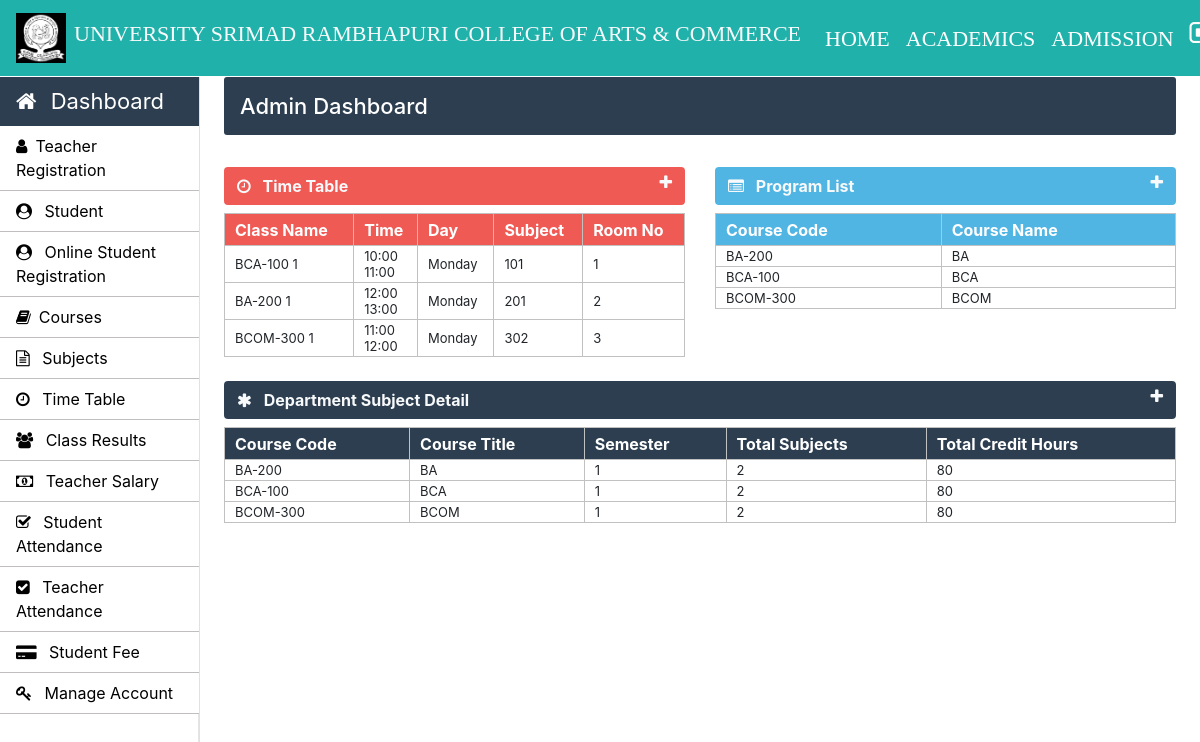
The page /admin/admin-index.php (signed in) on the database its author committed.
### tables this page shows
CREATE TABLE `time_table` (
  `id` int(11) NOT NULL,
  `course_code` varchar(10) NOT NULL,
  `semester` int(11) NOT NULL,
  `timing_from` varchar(10) NOT NULL,
  `timing_to` varchar(10) NOT NULL,
  `day` varchar(20) NOT NULL,
  `subject_code` varchar(20) NOT NULL,
  `room_no` int(11) NOT NULL
);

CREATE TABLE `weekdays` (
  `day_id` int(11) NOT NULL,
  `day_name` varchar(15) NOT NULL
);

CREATE TABLE `courses` (
  `course_code` varchar(10) NOT NULL,
  `course_name` varchar(50) NOT NULL,
  `semester_or_year` varchar(10) NOT NULL,
  `no_of_year` int(10) NOT NULL
);

### Admin/admin-index.php (the view, shortened to what this page needs)
	<?php
		require_once "../connection/connection.php";
	?>
	<?php include('../common/common-header.php') ?>
	<?php include('../common/admin-sidebar.php') ?>
		<main role="main" class="col-xl-10 col-lg-9 col-md-8 ml-sm-auto px-md-4 mb-2 w-100 page-content-index" >
			<div class="flex-wrap flex-md-no-wrap pt-3 pb-2 mb-3 text-white admin-dashboard pl-3">
				<h4>Admin Dashboard </h4>
			</div>
			<div class="row">
				<div class=" col-lg-6 col-md-12 col-sm-12 ">
					<div>
						<section class="mt-3">
							<div class="btn btn-block table-one text-light d-flex">
								<span class="font-weight-bold"><i class="fa fa-clock-o mr-2" aria-hidden="true"></i> Time Table</span>
								<a href="" class="ml-auto" data-toggle="collapse" data-target="#collapseOne"><i class="fa fa-plus text-light" aria-hidden="true"></i></a>
							</div>
							<div class="collapse show mt-2" id="collapseOne">
								<table class="w-100 table-elements table-one-tr"cellpadding="2">
									<tr class="pt-5 table-one text-white" style="height: 32px;">
										<th>Class Name</th>
										<th>Time</th>
										<th>Day</th>
										<th>Subject</th>
										<th>Room No</th>
									</tr>
									<?php
										$query="select * from time_table tt inner join weekdays wd on tt.day=wd.day_id";
										$run=mysqli_query($con,$query);
										while($row=mysqli_fetch_array($run)) {
											echo "<tr>";
											echo "<td>".$row["course_code"]." ".$row["semester"]."</td>";
											echo "<td>".$row["timing_from"]."<br>".$row["timing_to"]."</td>";
											echo "<td>".$row["day_name"]."</td>";
											echo "<td>".$row["subject_code"]."</td>";
											echo "<td>".$row["room_no"]."</td>";
											echo "</tr>";
										}
									?>
								</table>
							</div>
						</section>
					</div>
				</div>
				<div class=" col-lg-6 col-md-12 col-sm-12">
					<div>
						<section class="mt-3">
							<div class="btn btn-block table-two text-light d-flex">
								<span class="font-weight-bold"><i class="fa fa-list-alt mr-2" aria-hidden="true"></i> Program List</span>
								<a href="" class="ml-auto" data-toggle="collapse" data-target="#collapsetwo"><i class="fa fa-plus text-light" aria-hidden="true"></i></a>
							</div>
							<div class="collapse show mt-2" id="collapsetwo">
								<table class="w-100 table-elements table-two-tr"cellpadding="2">
									<tr class="pt-5 table-two text-white" style="height: 32px;">
										<th>Course Code</th>
										<th>Course Name</th>
									</tr>
									<?php
										$query="select course_name,course_code from courses";
										$run=mysqli_query($con,$query);
										while($row=mysqli_fetch_array($run)) { ?>
											<tr>
												<td><?php echo $row['course_code'] ?></td>
												<td><?php echo $row['course_name'] ?></td>
											</tr>
										<?php }
									?>
								</table>
							</div>
						</section>
					</div>
				</div>
				<div class="col-md-12">
					<div>
						<section class="mt-4">
							<div class="btn btn-block table-three text-light d-flex">
								<span class="font-weight-bold"><i class="fa fa-asterisk mr-2" aria-hidden="true"></i> Department Subject Detail</span>
								<a href="" class="ml-auto" data-toggle="collapse" data-target="#collapsethree"><i class="fa fa-plus text-light" aria-hidden="true"></i></a>
							</div>
							<div class="collapse show mt-2" id="collapsethree">
								<table class="w-100 table-elements table-three-tr"cellpadding="2">
									<tr class="pt-5 table-three text-white" style="height: 32px;">
										<th>Course Code</th>
										<th>Course Title</th>
										<th>Semester</th>
										<th>Total Subjects</th>
										<th>Total Credit Hours</th>
									</tr>
									<?php
										$query="select course_code,course_name,semester,count(subject_code) as subject_code,sum(credit_hours) as credit_hours from course_subjects join courses using(course_code) group by course_code, semester";
										$run=mysqli_query($con,$query);
										while($row=mysqli_fetch_array($run)) {
											echo "<tr>";
											echo "<td>".$row["course_code"]."</td>";
											echo "<td>".$row["course_name"]."</td>";
											echo "<td>".$row["semester"]."</td>";
											echo "<td>".$row["subject_code"]."</td>";
											echo "<td>".$row["credit_hours"]."</td>";
											echo "</tr>";
										}
									?>
								</table>
							</div>
						</section>
					</div>
				</div>
			</div>
		</main>
	</body>
</html>

### Css/style.css (style rules this page uses)
h4 { font-size: 22px; }
.admin-dashboard { margin-top: 1px !important; background: #2c3e50 !important; border-radius: 3px; }
.table-elements tr, td, th { font-size: 13px; border: 1px solid rgb(194, 193, 193); padding-left: 10px !important; }
.table-one { background: #eb1811b6; }
.table-two { background: #51b5e4; }
.table-three { background: #2c3e50 !important; }
.table-font-for-transcript td, th { font-size: 16px !important; }

### rows shown on the page
time_table: course_code "BCA-100", semester "1", timing_from "10:00", timing_to "11:00", weekdays.day_name "Monday", subject_code "101", room_no "1"
time_table: course_code "BA-200", semester "1", timing_from "12:00", timing_to "13:00", weekdays.day_name "Monday", subject_code "201", room_no "2"
time_table: course_code "BCOM-300", semester "1", timing_from "11:00", timing_to "12:00", weekdays.day_name "Monday", subject_code "302", room_no "3"
courses: course_code "BA-200", course_name "BA"
courses: course_code "BCA-100", course_name "BCA"
courses: course_code "BCOM-300", course_name "BCOM"

### other values the page prints
$row["course_code"] "BA-200"
$row["course_name"] "BA"
$row["semester"] "1"
$row["subject_code"] "2"
$row["credit_hours"] "80"
$row["course_code"] "BCA-100"
$row["course_name"] "BCA"
$row["course_code"] "BCOM-300"
$row["course_name"] "BCOM"
